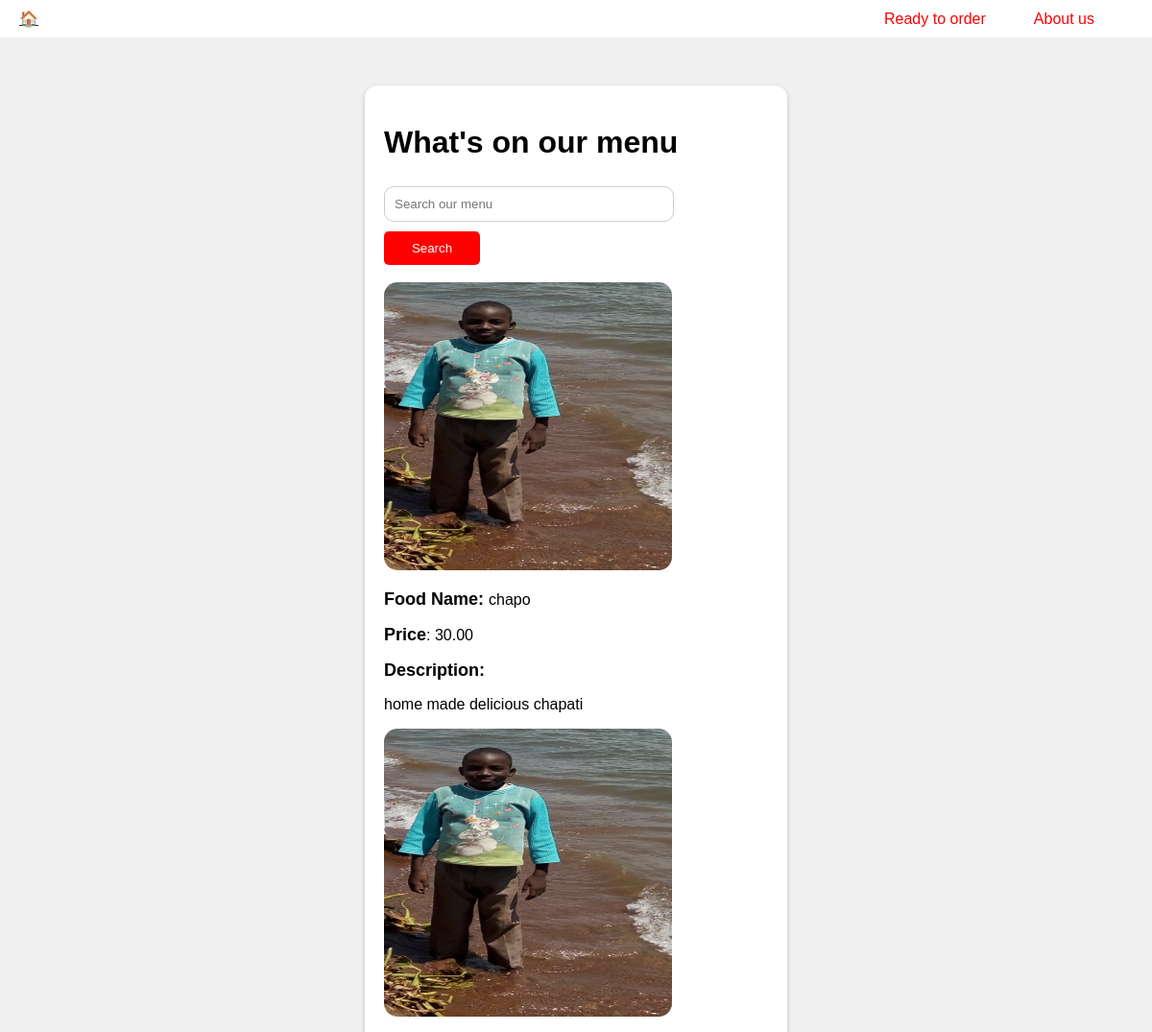
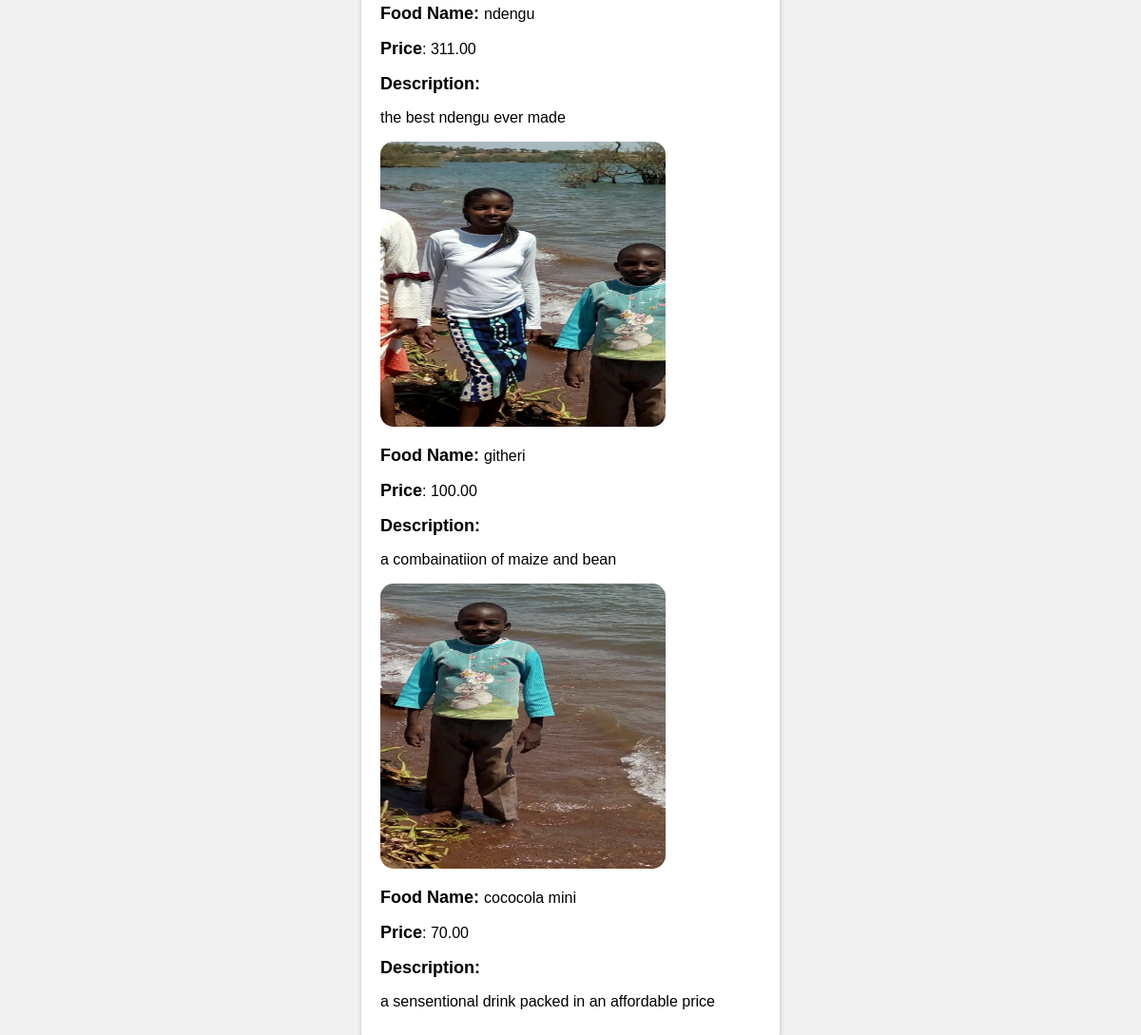
The app's page /menu/ with its own data (2 pictures, top to bottom).
### customer/models.py (models this page shows, shortened)
class MenuItem(models.Model):
    name = models.CharField(max_length=30)
    description = models.TextField(max_length=500)
    image = models.ImageField(upload_to='menuitem_images')
    price = models.DecimalField(max_digits=5, decimal_places=2)
    category = models.ManyToManyField(to='category', related_name='item')

### customer/views.py (the view)
# urls.py: path('menu/', Menu.as_view(), name='menu'),
class Menu(View):
    def get(self, request):
        menu_items = MenuItem.objects.all()
        context = {
            'menu_items': menu_items
        }
        return render(request, template_name='customer/menu.html', context=context)

### customer/templates/customer/menu.html (shortened to what this page needs)
<!DOCTYPE html>
{% load static %}
<html lang="en">
<head>
    <link rel="stylesheet" href="{% static 'css/style.css' %} ">
</head>
<body>
    <header>
        <div class="logo">
          <a href="/"><div>🏠</div></a>
        </div>
        <nav>
          <ul>
            <li><a href="{% url 'order' %}">Ready to order</a></li>
          </ul>
          <ul>
            <li><a href="/about">About us</a></li>
          </ul>
        </nav>
    </header>
    <div class="form-container">
        <div class="row">
            <div class="col">
                <h1>What's on our menu</h1>
            </div>
        </div>
        <div class="row">
            <div class="col">
                <form method="get" action="{% url 'menu_search' %}">
                    <div class="md-form mt-0 active-cyan-2">
                        <input class="form-control" name="q" type="text" placeholder="Search our menu">
                        <div class="button">
                            <span>
                                <button type="submit">Search</button>
                            </span>
                        </div>
                    </div>
                </form>
            </div>
        </div>
        <br>
        <div class="row justify-content-center">
            {% for item in menu_items %}
            <div class="col">
                <img src="{{ item.image.url }}" width="300" height="300">
                <p><label>Food Name: </label>{{ item.name }}</p>
                <p><label>Price</label>: {{ item.price }}</p>
                <span><label>Description:</label></span>
                <br>
                <p>{{ item.description }}</p>
            </div>
            {% endfor %}
        </div>
    </div>
</body>
</html>

### static/css/style.css (style rules this page uses)
.form-container { width: device-width; background-color: cream; padding: 20px; }
input { width: 70%; padding: 10px; margin-top: 5px; border: 1px solid #ccc; border-radius: 10px; }
button { background-color: #f00; color: #fff; padding: 10px; border: none; border-radius: 5px; margin-top: 10px; margin-right: 70px; width: 100px; }
nav { display: flex; align-items: center; }
nav li { margin-right: 20px; }
nav a { color: #f00; text-decoration: none; padding: 5px 10px; border-radius: 5px; }
nav ul { list-style: none; margin: 0; padding: 0; display: flex; }
header { background-color: white; color: #f00; display: flex; justify-content: space-between; padding: 10px 40px; }
label { font-weight: bold; font-size: 18px; }
img { border-radius: 14px; }
@media screen and (min-device-width: 768px) { nav { display: flex; align-items: center; } }
@media screen and (min-device-width: 768px) { header { background-color: white; color: #f00; display: flex; justify-content: space-between; padding: 10px 20px; } }
@media screen and (min-device-width: 768px) { nav ul { list-style: none; margin: 0; padding: 0; display: flex; } }
@media screen and (min-device-width: 768px) { nav li { margin-right: 30px; } }
@media screen and (min-device-width: 768px) { nav a { color: #f00; text-decoration: none; padding: 5px 10px; border-radius: 5px; } }
@media screen and (min-device-width: 768px) { button { background-color: #f00; color: #fff; padding: 10px; border: none; border-radius: 5px; cursor: pointer; margin-top: 10px; margin-right: 70px; width: 100px; } }
@media screen and (min-device-width: 768px) { .form-container { width: 400px; margin: 50px auto; background-color: #fff; padding: 20px; border-radius: 13px; box-shadow: 0px 2px 5px rgba(0, 0, 0, 0.2); } }
@media screen and (min-device-width: 768px) { body { font-family: Arial, sans-serif; margin: 0; padding: 0; background-color: #f0f0f0; } }

### records on screen
MenuItem: image (picture), name "chapo", price "30.00", description "home made delicious chapati"
MenuItem: image (picture), name "ndengu", price "311.00", description "the best ndengu ever made"
MenuItem: image (picture), name "githeri", price "100.00", description "a combainatiion of maize and bean"
MenuItem: image (picture), name "cococola mini", price "70.00", description "a sensentional drink packed in an affordable price"
